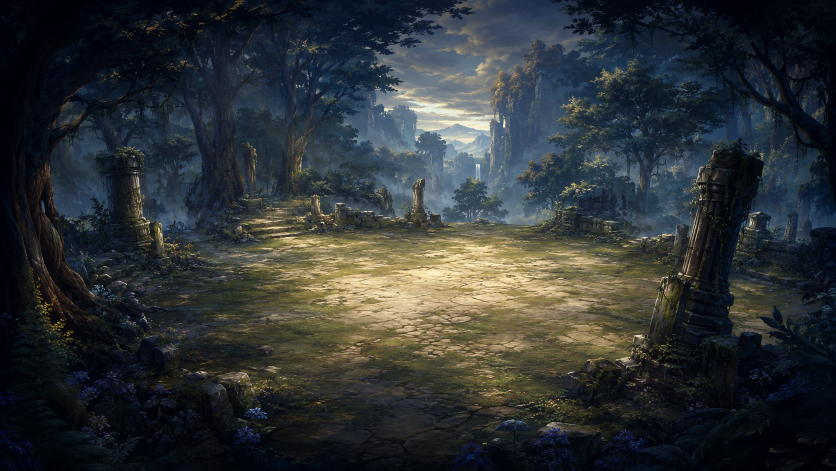
#> input picture assets-source/backdrop/forest_backdrop.png, 1672 x 941 px (shown at 1/2 size)
$ python -i compose_shot.py   (imports and definitions only)
#> lines starting #> are read from the running program, lines starting #| are printed output that depends on the picture; after the words box and inside, x2 and y2 are one past the last pixel; in counts of white or black regions, pixels touching at a corner belong together
#> further down, picture is the input picture: PIL image 1672x941 RGB; mean R, G, B 46.9, 51.5, 53.3
#!/usr/bin/env python3
"""Deterministic CIN-4 first-frame compositor driven only by the shot spec."""

from __future__ import annotations

import argparse
import hashlib
import json
from pathlib import Path
from typing import Any

from PIL import Image, ImageDraw, ImageEnhance, ImageFilter, ImageOps


CANONICAL_FACING = "SCREEN_RIGHT"
FRAME_SIZE = (1920, 1080)
SCALE_METADATA = Path("tools/cinematics/specs/cinematic_character_scale.json")


# [71 lines left out: functions sha256, orient_character, trim_alpha, scale_to_height, load_scale_registry, resolve_character_height and 1 more, not called in this run]


def cover_background(image: Image.Image, frame_size: tuple[int, int] = FRAME_SIZE) -> Image.Image:
    return ImageOps.fit(image.convert("RGB"), frame_size, method=Image.Resampling.LANCZOS, centering=(0.5, 0.5))


# [9 lines left out: function _shadow, not called in this run]


def _atmosphere(frame: Image.Image) -> Image.Image:
    width, height = frame.size
#> width = 1672; height = 941
    grade = ImageEnhance.Color(frame).enhance(1.06)
    warm = Image.new("RGBA", frame.size, (225, 142, 58, 0))
    warm_alpha = Image.new("L", frame.size, 0)
#> warm_alpha: PIL image 1672x941 L; every value is 0
    warm_draw = ImageDraw.Draw(warm_alpha)
    warm_draw.ellipse((-width // 5, -height // 2, width * 3 // 5, height), fill=22)
    warm.putalpha(warm_alpha.filter(ImageFilter.GaussianBlur(90)))
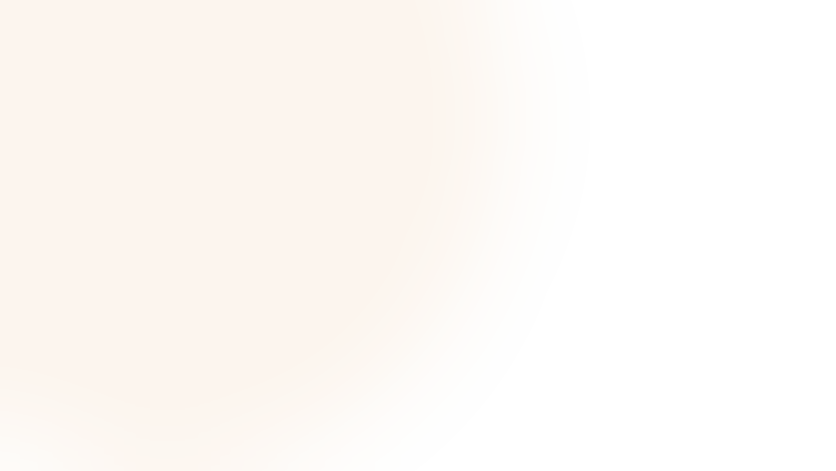
#> warm: PIL image 1672x941 RGBA (shown at 1/2 size); mean R, G, B, A 225, 142, 58, 11.5; transparent parts drawn white
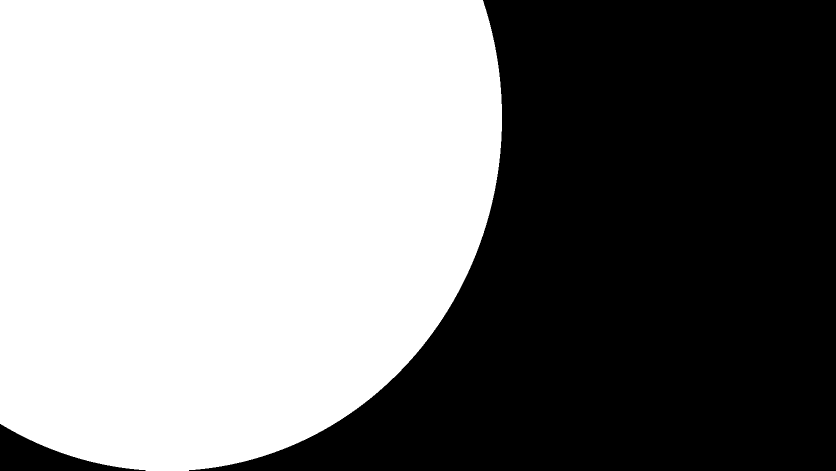
#> warm_alpha: PIL image 1672x941 L (shown at 1/2 size); values 0 (black) and 22 (white), 52.8% white; 2 black regions, box (x1, y1, x2, y2) and area: (378, 0, 1672, 941) 732461, (0, 848, 291, 941) 9930
    result = Image.alpha_composite(grade.convert("RGBA"), warm)

    vignette = Image.new("L", frame.size, 0)
    vignette_draw = ImageDraw.Draw(vignette)
    vignette_draw.ellipse((-width // 8, -height // 5, width + width // 8, height + height // 3), fill=255)
    vignette = ImageOps.invert(vignette.filter(ImageFilter.GaussianBlur(150)))
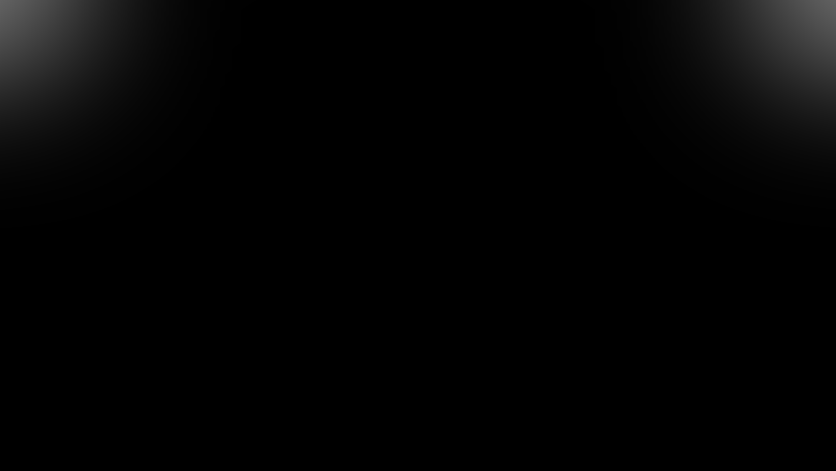
#> vignette: PIL image 1672x941 L (shown at 1/2 size); min 0, max 97, mean 3.9
    dark = Image.new("RGBA", frame.size, (8, 5, 10, 0))
    dark.putalpha(vignette.point(lambda value: round(value * 0.30)))
    return Image.alpha_composite(result, dark)


# [169 lines left out: functions _sealed_artefact, compose_shot, write_shot, contact_sheet, find_project_root, main, not called in this run]


# [2 lines not run here, left out]

>>> from PIL import Image
>>> picture = Image.open('../../assets-source/backdrop/forest_backdrop.png')
>>> result = _atmosphere(picture)
